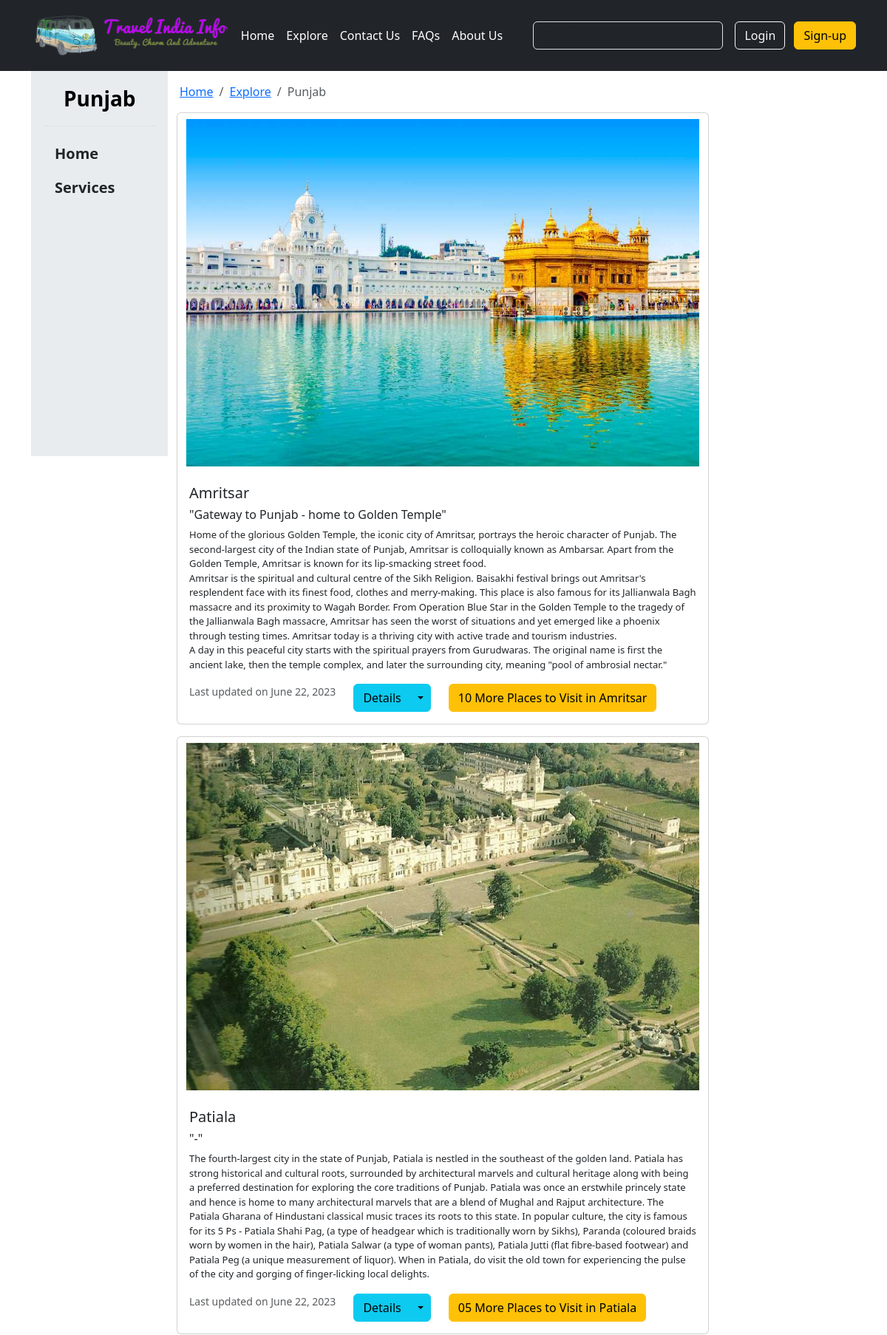
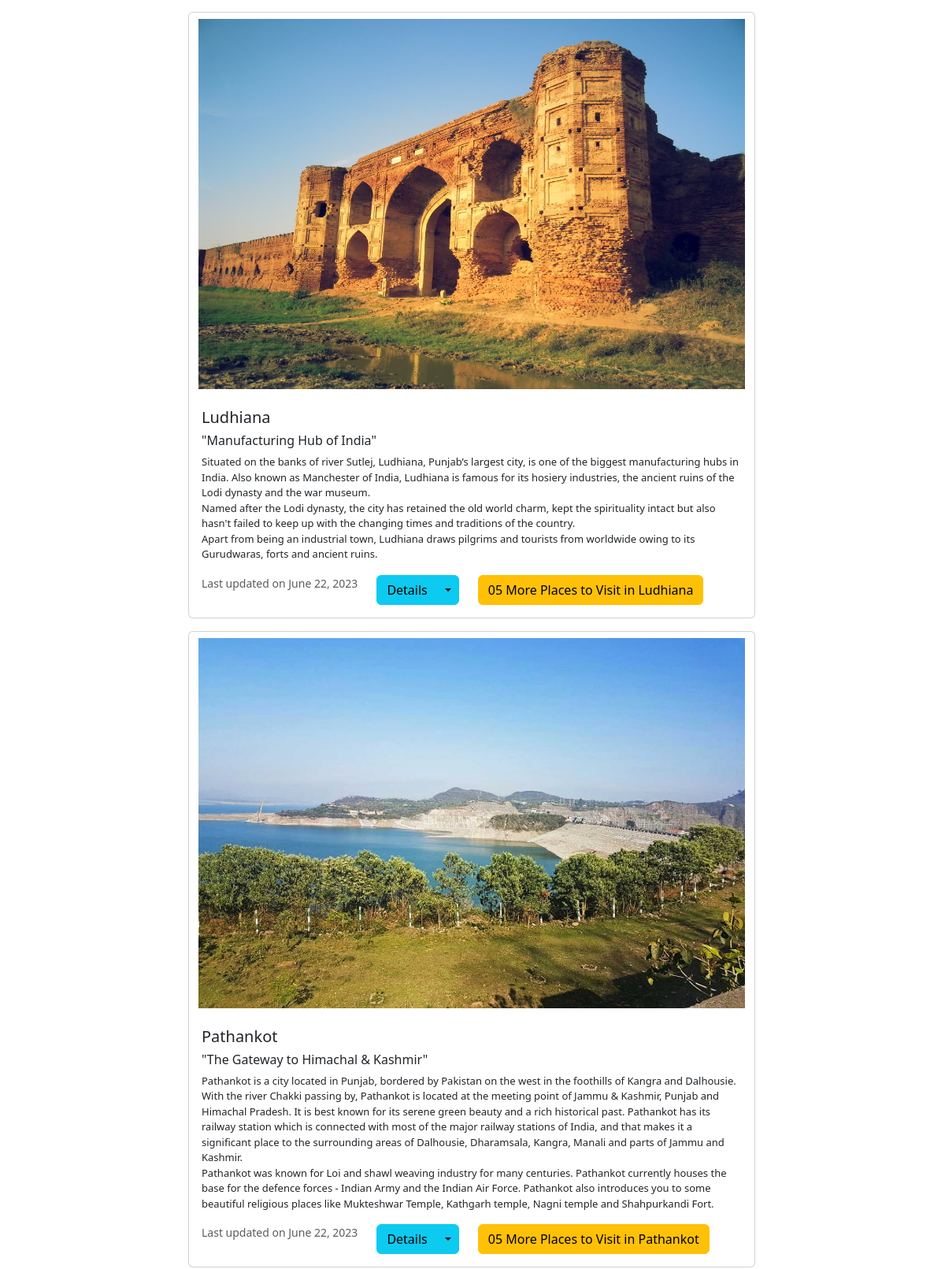
/punjab/ (upper part), run on the app's committed database (2 pictures, top to bottom).
### Punjab/models.py (models this page shows, shortened)
class Punjab(models.Model):
    place_id = models.AutoField(primary_key=True)
    Image = models.ImageField(upload_to="Punjab/images", default="")
    Place_name = models.CharField(max_length=70)
    Sub_heading = models.CharField(max_length=300, default="")
    Desc = models.TextField(default="")
    Best_Time = models.CharField(max_length=100, default="")
    Avoid_Time = models.CharField(max_length=100, default="")
    Ideal_Duration = models.CharField(max_length=50, default="")
    Category = models.CharField(max_length=50, default="")
    Visits_more_places = models.CharField(max_length=90, default="")
    Pub_date = models.DateField()

### TIInfo/views.py (the view)
# urls.py: path('punjab/',views.PUNJAB,name="punjab"),
def PUNJAB(request):
    punjabdata = Punjab.objects.all()
    data = {"punjabdata" : punjabdata}
    return render(request, "PUNJAB.html", data)

### templates/PUNJAB.html (shortened to what this page needs)
{% extends 'base.html' %}
{% block section %}
<section>
    <div class="container d-flex">
        <div class="flex-shrink-1 p-3 bg-body-secondary" style="width: 185px; height: 521px;">
            <a href="/"
                class="d-flex align-items-center pb-3 mb-3 link-body-emphasis text-decoration-none border-bottom">
                <svg class="bi pe-none me-2" width="20" height="24"></svg>
                <span class="fs-3 fw-semibold">Punjab<br></span>
            </a>
            <ul class="list-unstyled ps-0">
                <li class="mb-1">
                    <button
                        class="btn btn-toggle d-inline-flex align-items-center rounded border-0 collapsed px-3 fs-5 fw-semibold"
                        data-bs-toggle="collapse" data-bs-target="#home-collapse" aria-expanded="false">
                        Home
                    </button>
                </li>
                <li class="mb-1">
                    <button class="btn btn-toggle d-inline-flex align-items-center rounded border-0 collapsed px-3 fs-5 fw-semibold" data-bs-toggle="collapse" data-bs-target="#services-collapse" aria-expanded="false">
                        Services
                    </button>
                </li>
            </ul>
        </div>
        <div class="d-block col-8">
            <nav aria-label="breadcrumb">
                <ol class="breadcrumb m-3">
                    <li class="breadcrumb-item"><a href="{% url 'homepage' %}">Home</a></li>
                    <li class="breadcrumb-item"><a href="{% url 'explore' %}">Explore</a></li>
                    <li class="breadcrumb-item active" aria-current="page">Punjab</li>
                </ol>
            </nav>
            <div class="container">
                {% for i in punjabdata %}
                <div class="card mb-3">
                    <img src="/media/{{i.Image}}" class="card-img-top my-2 container " alt="..." height=470>
                    <div class="card-body">
                        <h5 class="card-title">{{i.Place_name}}</h5>
                        <h6>"{{i.Sub_heading}}"</h6>
                        <p class="card-text" style="font-size:13px;">
                            {{i.Desc | safe}}
                        </p>
                        <div class=" d-flex">
                            <p class="card-text"><small class="text-body-secondary">Last updated on
                                    {{i.Pub_date}}</small></p>
                            <div class="btn-group mx-4">
                                <button type="button" class="btn btn-info">Details</button>
                                <button type="button" class="btn btn-info dropdown-toggle dropdown-toggle-split"
                                    data-bs-toggle="dropdown" aria-expanded="false">
                                </button>
                            </div>
                            <a href="" type="button" class="btn btn-warning">{{i.Visits_more_places}}</a>
                        </div>
                    </div>
                </div>
                {% endfor %}
            </div>
        </div>
</section>
{% endblock %}

### data on the page
Punjab: Image (picture), Place_name "Amritsar", Sub_heading "Gateway to Punjab - home to Golden Temple", Desc "Home of the glorious Golden Temple, the iconic city of Amritsar, portrays the heroic character of Punjab. The second-largest city of the Indian state of Punjab, Amritsar is colloquially known as Ambarsar. Apart from the Golden Temple, Amritsar is known for its lip-smacking street food. Amritsar is the spiritual and cultural centre of the Sikh Religion. Baisakhi festival brings out Amritsar's resplendent face with its finest food, clothes and merry-making. This place is also famous for its Jallianwala Bagh massacre and its proximity to Wagah Border. From Operation Blue Star in the Golden Temple to the tragedy of the Jallianwala Bagh massacre, Amritsar has seen the worst of situations and yet…", Pub_date "June 22, 2023", Visits_more_places "10 More Places to Visit in Amritsar"
Punjab: Image (picture), Place_name "Patiala", Sub_heading "-", Desc "The fourth-largest city in the state of Punjab, Patiala is nestled in the southeast of the golden land. Patiala has strong historical and cultural roots, surrounded by architectural marvels and cultural heritage along with being a preferred destination for exploring the core traditions of Punjab. Patiala was once an erstwhile princely state and hence is home to many architectural marvels that are a blend of Mughal and Rajput architecture. The Patiala Gharana of Hindustani classical music traces its roots to this state. In popular culture, the city is famous for its 5 Ps - Patiala Shahi Pag, (a type of headgear which is traditionally worn by Sikhs), Paranda (coloured braids worn by women in…", Pub_date "June 22, 2023", Visits_more_places "05 More Places to Visit in Patiala"
Punjab: Image (picture), Place_name "Ludhiana", Sub_heading "Manufacturing Hub of India", Desc "Situated on the banks of river Sutlej, Ludhiana, Punjab’s largest city, is one of the biggest manufacturing hubs in India. Also known as Manchester of India, Ludhiana is famous for its hosiery industries, the ancient ruins of the Lodi dynasty and the war museum. Named after the Lodi dynasty, the city has retained the old world charm, kept the spirituality intact but also hasn't failed to keep up with the changing times and traditions of the country. Apart from being an industrial town, Ludhiana draws pilgrims and tourists from worldwide owing to its Gurudwaras, forts and ancient ruins.", Pub_date "June 22, 2023", Visits_more_places "05 More Places to Visit in Ludhiana"
Punjab: Image (picture), Place_name "Pathankot", Sub_heading "The Gateway to Himachal & Kashmir", Desc "Pathankot is a city located in Punjab, bordered by Pakistan on the west in the foothills of Kangra and Dalhousie. With the river Chakki passing by, Pathankot is located at the meeting point of Jammu & Kashmir, Punjab and Himachal Pradesh. It is best known for its serene green beauty and a rich historical past. Pathankot has its railway station which is connected with most of the major railway stations of India, and that makes it a significant place to the surrounding areas of Dalhousie, Dharamsala, Kangra, Manali and parts of Jammu and Kashmir. Pathankot was known for Loi and shawl weaving industry for many centuries. Pathankot currently houses the base for the defence forces - Indian Army…", Pub_date "June 22, 2023", Visits_more_places "05 More Places to Visit in Pathankot"
